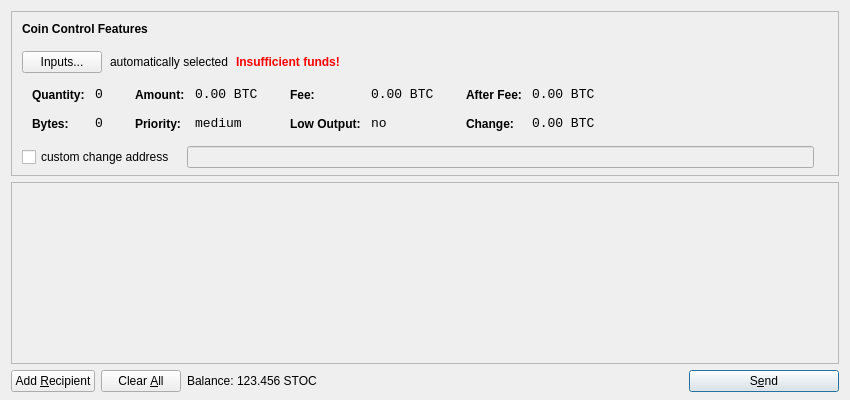
<?xml version="1.0" encoding="UTF-8"?>
<ui version="4.0">
 <class>SendCoinsDialog</class>
 <widget class="QDialog" name="SendCoinsDialog">
  <property name="geometry">
   <rect>
    <x>0</x>
    <y>0</y>
    <width>850</width>
    <height>400</height>
   </rect>
  </property>
  <property name="windowTitle">
   <string>Send Coins</string>
  </property>
  <layout class="QVBoxLayout" name="verticalLayout" stretch="0,1,0">
   <property name="bottomMargin">
    <number>8</number>
   </property>
   <item>
    <widget class="QFrame" name="frameCoinControl">
     <property name="sizePolicy">
      <sizepolicy hsizetype="Expanding" vsizetype="Expanding">
       <horstretch>0</horstretch>
       <verstretch>0</verstretch>
      </sizepolicy>
     </property>
     <property name="maximumSize">
      <size>
       <width>16777215</width>
       <height>16777215</height>
      </size>
     </property>
     <property name="frameShape">
      <enum>QFrame::StyledPanel</enum>
     </property>
     <property name="frameShadow">
      <enum>QFrame::Sunken</enum>
     </property>
     <layout class="QVBoxLayout" name="verticalLayoutCoinControl2">
      <property name="spacing">
       <number>-1</number>
      </property>
      <property name="leftMargin">
       <number>0</number>
      </property>
      <property name="topMargin">
       <number>0</number>
      </property>
      <property name="rightMargin">
       <number>0</number>
      </property>
      <property name="bottomMargin">
       <number>6</number>
      </property>
      <item>
       <layout class="QVBoxLayout" name="verticalLayoutCoinControl" stretch="0,0,0,0,1">
        <property name="spacing">
         <number>0</number>
        </property>
        <property name="leftMargin">
         <number>10</number>
        </property>
        <property name="topMargin">
         <number>10</number>
        </property>
        <item>
         <layout class="QHBoxLayout" name="horizontalLayoutCoinControl1">
          <property name="bottomMargin">
           <number>15</number>
          </property>
          <item>
           <widget class="QLabel" name="labelCoinControlFeatures">
            <property name="sizePolicy">
             <sizepolicy hsizetype="Preferred" vsizetype="Maximum">
              <horstretch>0</horstretch>
              <verstretch>0</verstretch>
             </sizepolicy>
            </property>
            <property name="font">
             <font>
              <weight>75</weight>
              <bold>true</bold>
             </font>
            </property>
            <property name="styleSheet">
             <string notr="true">font-weight:bold;</string>
            </property>
            <property name="text">
             <string>Coin Control Features</string>
            </property>
           </widget>
          </item>
         </layout>
        </item>
        <item>
         <layout class="QHBoxLayout" name="horizontalLayoutCoinControl2" stretch="0,0,0,0">
          <property name="spacing">
           <number>8</number>
          </property>
          <property name="bottomMargin">
           <number>10</number>
          </property>
          <item>
           <widget class="QPushButton" name="pushButtonCoinControl">
            <property name="styleSheet">
             <string notr="true"/>
            </property>
            <property name="text">
             <string>Inputs...</string>
            </property>
           </widget>
          </item>
          <item>
           <widget class="QLabel" name="labelCoinControlAutomaticallySelected">
            <property name="text">
             <string>automatically selected</string>
            </property>
            <property name="margin">
             <number>5</number>
            </property>
           </widget>
          </item>
          <item>
           <widget class="QLabel" name="labelCoinControlInsuffFunds">
            <property name="font">
             <font>
              <weight>75</weight>
              <bold>true</bold>
             </font>
            </property>
            <property name="styleSheet">
             <string notr="true">color:red;font-weight:bold;</string>
            </property>
            <property name="text">
             <string>Insufficient funds!</string>
            </property>
            <property name="margin">
             <number>5</number>
            </property>
           </widget>
          </item>
          <item>
           <spacer name="horizontalSpacerCoinControl">
            <property name="orientation">
             <enum>Qt::Horizontal</enum>
            </property>
            <property name="sizeHint" stdset="0">
             <size>
              <width>40</width>
              <height>1</height>
             </size>
            </property>
           </spacer>
          </item>
         </layout>
        </item>
        <item>
         <widget class="QWidget" name="widgetCoinControl" native="true">
          <property name="sizePolicy">
           <sizepolicy hsizetype="Preferred" vsizetype="Preferred">
            <horstretch>0</horstretch>
            <verstretch>0</verstretch>
           </sizepolicy>
          </property>
          <property name="minimumSize">
           <size>
            <width>0</width>
            <height>0</height>
           </size>
          </property>
          <property name="styleSheet">
           <string notr="true"/>
          </property>
          <layout class="QHBoxLayout" name="horizontalLayoutCoinControl5">
           <property name="margin">
            <number>0</number>
           </property>
           <item>
            <layout class="QHBoxLayout" name="horizontalLayoutCoinControl3" stretch="0,0,0,1">
             <property name="spacing">
              <number>20</number>
             </property>
             <property name="topMargin">
              <number>0</number>
             </property>
             <property name="bottomMargin">
              <number>10</number>
             </property>
             <item>
              <layout class="QFormLayout" name="formLayoutCoinControl1">
               <property name="horizontalSpacing">
                <number>10</number>
               </property>
               <property name="verticalSpacing">
                <number>14</number>
               </property>
               <property name="leftMargin">
                <number>10</number>
               </property>
               <property name="topMargin">
                <number>4</number>
               </property>
               <property name="rightMargin">
                <number>6</number>
               </property>
               <item row="0" column="0">
                <widget class="QLabel" name="labelCoinControlQuantityText">
                 <property name="styleSheet">
                  <string notr="true">font-weight:bold;</string>
                 </property>
                 <property name="text">
                  <string>Quantity:</string>
                 </property>
                 <property name="margin">
                  <number>0</number>
                 </property>
                </widget>
               </item>
               <item row="0" column="1">
                <widget class="QLabel" name="labelCoinControlQuantity">
                 <property name="font">
                  <font>
                   <family>Monospace</family>
                   <pointsize>10</pointsize>
                  </font>
                 </property>
                 <property name="cursor">
                  <cursorShape>IBeamCursor</cursorShape>
                 </property>
                 <property name="contextMenuPolicy">
                  <enum>Qt::ActionsContextMenu</enum>
                 </property>
                 <property name="text">
                  <string notr="true">0</string>
                 </property>
                 <property name="margin">
                  <number>0</number>
                 </property>
                 <property name="textInteractionFlags">
                  <set>Qt::LinksAccessibleByMouse|Qt::TextSelectableByKeyboard|Qt::TextSelectableByMouse</set>
                 </property>
                </widget>
               </item>
               <item row="1" column="0">
                <widget class="QLabel" name="labelCoinControlBytesText">
                 <property name="styleSheet">
                  <string notr="true">font-weight:bold;</string>
                 </property>
                 <property name="text">
                  <string>Bytes:</string>
                 </property>
                </widget>
               </item>
               <item row="1" column="1">
                <widget class="QLabel" name="labelCoinControlBytes">
                 <property name="font">
                  <font>
                   <family>Monospace</family>
                   <pointsize>10</pointsize>
                  </font>
                 </property>
                 <property name="cursor">
                  <cursorShape>IBeamCursor</cursorShape>
                 </property>
                 <property name="contextMenuPolicy">
                  <enum>Qt::ActionsContextMenu</enum>
                 </property>
                 <property name="text">
                  <string notr="true">0</string>
                 </property>
                 <property name="textInteractionFlags">
                  <set>Qt::LinksAccessibleByMouse|Qt::TextSelectableByKeyboard|Qt::TextSelectableByMouse</set>
                 </property>
                </widget>
               </item>
              </layout>
             </item>
             <item>
              <layout class="QFormLayout" name="formLayoutCoinControl2">
               <property name="horizontalSpacing">
                <number>10</number>
               </property>
               <property name="verticalSpacing">
                <number>14</number>
               </property>
               <property name="leftMargin">
                <number>6</number>
               </property>
               <property name="topMargin">
                <number>4</number>
               </property>
               <property name="rightMargin">
                <number>6</number>
               </property>
               <item row="0" column="0">
                <widget class="QLabel" name="labelCoinControlAmountText">
                 <property name="styleSheet">
                  <string notr="true">font-weight:bold;</string>
                 </property>
                 <property name="text">
                  <string>Amount:</string>
                 </property>
                 <property name="margin">
                  <number>0</number>
                 </property>
                </widget>
               </item>
               <item row="0" column="1">
                <widget class="QLabel" name="labelCoinControlAmount">
                 <property name="font">
                  <font>
                   <family>Monospace</family>
                   <pointsize>10</pointsize>
                  </font>
                 </property>
                 <property name="cursor">
                  <cursorShape>IBeamCursor</cursorShape>
                 </property>
                 <property name="contextMenuPolicy">
                  <enum>Qt::ActionsContextMenu</enum>
                 </property>
                 <property name="text">
                  <string notr="true">0.00 BTC</string>
                 </property>
                 <property name="textInteractionFlags">
                  <set>Qt::LinksAccessibleByMouse|Qt::TextSelectableByKeyboard|Qt::TextSelectableByMouse</set>
                 </property>
                </widget>
               </item>
               <item row="1" column="0">
                <widget class="QLabel" name="labelCoinControlPriorityText">
                 <property name="styleSheet">
                  <string notr="true">font-weight:bold;</string>
                 </property>
                 <property name="text">
                  <string>Priority:</string>
                 </property>
                </widget>
               </item>
               <item row="1" column="1">
                <widget class="QLabel" name="labelCoinControlPriority">
                 <property name="font">
                  <font>
                   <family>Monospace</family>
                   <pointsize>10</pointsize>
                  </font>
                 </property>
                 <property name="cursor">
                  <cursorShape>IBeamCursor</cursorShape>
                 </property>
                 <property name="contextMenuPolicy">
                  <enum>Qt::ActionsContextMenu</enum>
                 </property>
                 <property name="text">
                  <string>medium</string>
                 </property>
                 <property name="textInteractionFlags">
                  <set>Qt::LinksAccessibleByMouse|Qt::TextSelectableByKeyboard|Qt::TextSelectableByMouse</set>
                 </property>
                </widget>
               </item>
              </layout>
             </item>
             <item>
              <layout class="QFormLayout" name="formLayoutCoinControl3">
               <property name="horizontalSpacing">
                <number>10</number>
               </property>
               <property name="verticalSpacing">
                <number>14</number>
               </property>
               <property name="leftMargin">
                <number>6</number>
               </property>
               <property name="topMargin">
                <number>4</number>
               </property>
               <property name="rightMargin">
                <number>6</number>
               </property>
               <item row="0" column="0">
                <widget class="QLabel" name="labelCoinControlFeeText">
                 <property name="styleSheet">
                  <string notr="true">font-weight:bold;</string>
                 </property>
                 <property name="text">
                  <string>Fee:</string>
                 </property>
                 <property name="margin">
                  <number>0</number>
                 </property>
                </widget>
               </item>
               <item row="0" column="1">
                <widget class="QLabel" name="labelCoinControlFee">
                 <property name="font">
                  <font>
                   <family>Monospace</family>
                   <pointsize>10</pointsize>
                  </font>
                 </property>
                 <property name="cursor">
                  <cursorShape>IBeamCursor</cursorShape>
                 </property>
                 <property name="contextMenuPolicy">
                  <enum>Qt::ActionsContextMenu</enum>
                 </property>
                 <property name="text">
                  <string notr="true">0.00 BTC</string>
                 </property>
                 <property name="textInteractionFlags">
                  <set>Qt::LinksAccessibleByMouse|Qt::TextSelectableByKeyboard|Qt::TextSelectableByMouse</set>
                 </property>
                </widget>
               </item>
               <item row="1" column="0">
                <widget class="QLabel" name="labelCoinControlLowOutputText">
                 <property name="styleSheet">
                  <string notr="true">font-weight:bold;</string>
                 </property>
                 <property name="text">
                  <string>Low Output:</string>
                 </property>
                </widget>
               </item>
               <item row="1" column="1">
                <widget class="QLabel" name="labelCoinControlLowOutput">
                 <property name="font">
                  <font>
                   <family>Monospace</family>
                   <pointsize>10</pointsize>
                  </font>
                 </property>
                 <property name="cursor">
                  <cursorShape>IBeamCursor</cursorShape>
                 </property>
                 <property name="contextMenuPolicy">
                  <enum>Qt::ActionsContextMenu</enum>
                 </property>
                 <property name="text">
                  <string>no</string>
                 </property>
                 <property name="textInteractionFlags">
                  <set>Qt::LinksAccessibleByMouse|Qt::TextSelectableByKeyboard|Qt::TextSelectableByMouse</set>
                 </property>
                </widget>
               </item>
              </layout>
             </item>
             <item>
              <layout class="QFormLayout" name="formLayoutCoinControl4">
               <property name="horizontalSpacing">
                <number>10</number>
               </property>
               <property name="verticalSpacing">
                <number>14</number>
               </property>
               <property name="leftMargin">
                <number>6</number>
               </property>
               <property name="topMargin">
                <number>4</number>
               </property>
               <property name="rightMargin">
                <number>6</number>
               </property>
               <item row="0" column="0">
                <widget class="QLabel" name="labelCoinControlAfterFeeText">
                 <property name="styleSheet">
                  <string notr="true">font-weight:bold;</string>
                 </property>
                 <property name="text">
                  <string>After Fee:</string>
                 </property>
                 <property name="margin">
                  <number>0</number>
                 </property>
                </widget>
               </item>
               <item row="0" column="1">
                <widget class="QLabel" name="labelCoinControlAfterFee">
                 <property name="font">
                  <font>
                   <family>Monospace</family>
                   <pointsize>10</pointsize>
                  </font>
                 </property>
                 <property name="cursor">
                  <cursorShape>IBeamCursor</cursorShape>
                 </property>
                 <property name="contextMenuPolicy">
                  <enum>Qt::ActionsContextMenu</enum>
                 </property>
                 <property name="text">
                  <string notr="true">0.00 BTC</string>
                 </property>
                 <property name="textInteractionFlags">
                  <set>Qt::LinksAccessibleByMouse|Qt::TextSelectableByKeyboard|Qt::TextSelectableByMouse</set>
                 </property>
                </widget>
               </item>
               <item row="1" column="0">
                <widget class="QLabel" name="labelCoinControlChangeText">
                 <property name="styleSheet">
                  <string notr="true">font-weight:bold;</string>
                 </property>
                 <property name="text">
                  <string>Change:</string>
                 </property>
                </widget>
               </item>
               <item row="1" column="1">
                <widget class="QLabel" name="labelCoinControlChange">
                 <property name="font">
                  <font>
                   <family>Monospace</family>
                   <pointsize>10</pointsize>
                  </font>
                 </property>
                 <property name="cursor">
                  <cursorShape>IBeamCursor</cursorShape>
                 </property>
                 <property name="contextMenuPolicy">
                  <enum>Qt::ActionsContextMenu</enum>
                 </property>
                 <property name="text">
                  <string notr="true">0.00 BTC</string>
                 </property>
                 <property name="textInteractionFlags">
                  <set>Qt::LinksAccessibleByMouse|Qt::TextSelectableByKeyboard|Qt::TextSelectableByMouse</set>
                 </property>
                </widget>
               </item>
              </layout>
             </item>
            </layout>
           </item>
          </layout>
         </widget>
        </item>
        <item>
         <layout class="QHBoxLayout" name="horizontalLayoutCoinControl4" stretch="0,0,0">
          <property name="spacing">
           <number>12</number>
          </property>
          <property name="sizeConstraint">
           <enum>QLayout::SetDefaultConstraint</enum>
          </property>
          <property name="topMargin">
           <number>5</number>
          </property>
          <property name="rightMargin">
           <number>5</number>
          </property>
          <item>
           <widget class="QCheckBox" name="checkBoxCoinControlChange">
            <property name="text">
             <string>custom change address</string>
            </property>
           </widget>
          </item>
          <item>
           <widget class="QLineEdit" name="lineEditCoinControlChange">
            <property name="enabled">
             <bool>false</bool>
            </property>
            <property name="sizePolicy">
             <sizepolicy hsizetype="Expanding" vsizetype="Fixed">
              <horstretch>0</horstretch>
              <verstretch>0</verstretch>
             </sizepolicy>
            </property>
           </widget>
          </item>
          <item>
           <widget class="QLabel" name="labelCoinControlChangeLabel">
            <property name="sizePolicy">
             <sizepolicy hsizetype="Preferred" vsizetype="Expanding">
              <horstretch>0</horstretch>
              <verstretch>0</verstretch>
             </sizepolicy>
            </property>
            <property name="minimumSize">
             <size>
              <width>0</width>
              <height>0</height>
             </size>
            </property>
            <property name="text">
             <string/>
            </property>
            <property name="margin">
             <number>3</number>
            </property>
           </widget>
          </item>
         </layout>
        </item>
        <item>
         <spacer name="verticalSpacerCoinControl">
          <property name="orientation">
           <enum>Qt::Vertical</enum>
          </property>
          <property name="sizeHint" stdset="0">
           <size>
            <width>800</width>
            <height>1</height>
           </size>
          </property>
         </spacer>
        </item>
       </layout>
      </item>
     </layout>
    </widget>
   </item>
   <item>
    <widget class="QScrollArea" name="scrollArea">
     <property name="widgetResizable">
      <bool>true</bool>
     </property>
     <widget class="QWidget" name="scrollAreaWidgetContents">
      <property name="geometry">
       <rect>
        <x>0</x>
        <y>0</y>
        <width>830</width>
        <height>165</height>
       </rect>
      </property>
      <layout class="QVBoxLayout" name="verticalLayout_2">
       <property name="margin">
        <number>0</number>
       </property>
       <item>
        <layout class="QVBoxLayout" name="entries">
         <property name="spacing">
          <number>6</number>
         </property>
        </layout>
       </item>
       <item>
        <spacer name="verticalSpacer">
         <property name="orientation">
          <enum>Qt::Vertical</enum>
         </property>
         <property name="sizeHint" stdset="0">
          <size>
           <width>20</width>
           <height>40</height>
          </size>
         </property>
        </spacer>
       </item>
      </layout>
     </widget>
    </widget>
   </item>
   <item>
    <layout class="QHBoxLayout" name="horizontalLayout">
     <item>
      <widget class="QPushButton" name="addButton">
       <property name="toolTip">
        <string>Send to multiple recipients at once</string>
       </property>
       <property name="text">
        <string>Add &amp;Recipient</string>
       </property>
       <property name="icon">
        <iconset resource="../bitcoin.qrc">
         <normaloff>:/icons/add</normaloff>:/icons/add</iconset>
       </property>
       <property name="autoDefault">
        <bool>false</bool>
       </property>
      </widget>
     </item>
     <item>
      <widget class="QPushButton" name="clearButton">
       <property name="sizePolicy">
        <sizepolicy hsizetype="Minimum" vsizetype="Fixed">
         <horstretch>0</horstretch>
         <verstretch>0</verstretch>
        </sizepolicy>
       </property>
       <property name="toolTip">
        <string>Remove all transaction fields</string>
       </property>
       <property name="text">
        <string>Clear &amp;All</string>
       </property>
       <property name="icon">
        <iconset resource="../bitcoin.qrc">
         <normaloff>:/icons/remove</normaloff>:/icons/remove</iconset>
       </property>
       <property name="autoRepeatDelay">
        <number>300</number>
       </property>
       <property name="autoDefault">
        <bool>false</bool>
       </property>
      </widget>
     </item>
     <item>
      <layout class="QHBoxLayout" name="horizontalLayout_2">
       <property name="spacing">
        <number>3</number>
       </property>
       <item>
        <widget class="QLabel" name="label">
         <property name="text">
          <string>Balance:</string>
         </property>
        </widget>
       </item>
       <item>
        <widget class="QLabel" name="labelBalance">
         <property name="cursor">
          <cursorShape>IBeamCursor</cursorShape>
         </property>
         <property name="text">
          <string>123.456 STOC</string>
         </property>
         <property name="textInteractionFlags">
          <set>Qt::LinksAccessibleByMouse|Qt::TextSelectableByKeyboard|Qt::TextSelectableByMouse</set>
         </property>
        </widget>
       </item>
      </layout>
     </item>
     <item>
      <spacer name="horizontalSpacer">
       <property name="orientation">
        <enum>Qt::Horizontal</enum>
       </property>
       <property name="sizeHint" stdset="0">
        <size>
         <width>40</width>
         <height>20</height>
        </size>
       </property>
      </spacer>
     </item>
     <item>
      <widget class="QPushButton" name="sendButton">
       <property name="minimumSize">
        <size>
         <width>150</width>
         <height>0</height>
        </size>
       </property>
       <property name="toolTip">
        <string>Confirm the send action</string>
       </property>
       <property name="text">
        <string>S&amp;end</string>
       </property>
       <property name="icon">
        <iconset resource="../bitcoin.qrc">
         <normaloff>:/icons/send</normaloff>:/icons/send</iconset>
       </property>
       <property name="default">
        <bool>true</bool>
       </property>
      </widget>
     </item>
    </layout>
   </item>
  </layout>
 </widget>
 <resources>
  <include location="../bitcoin.qrc"/>
 </resources>
 <connections/>
</ui>
